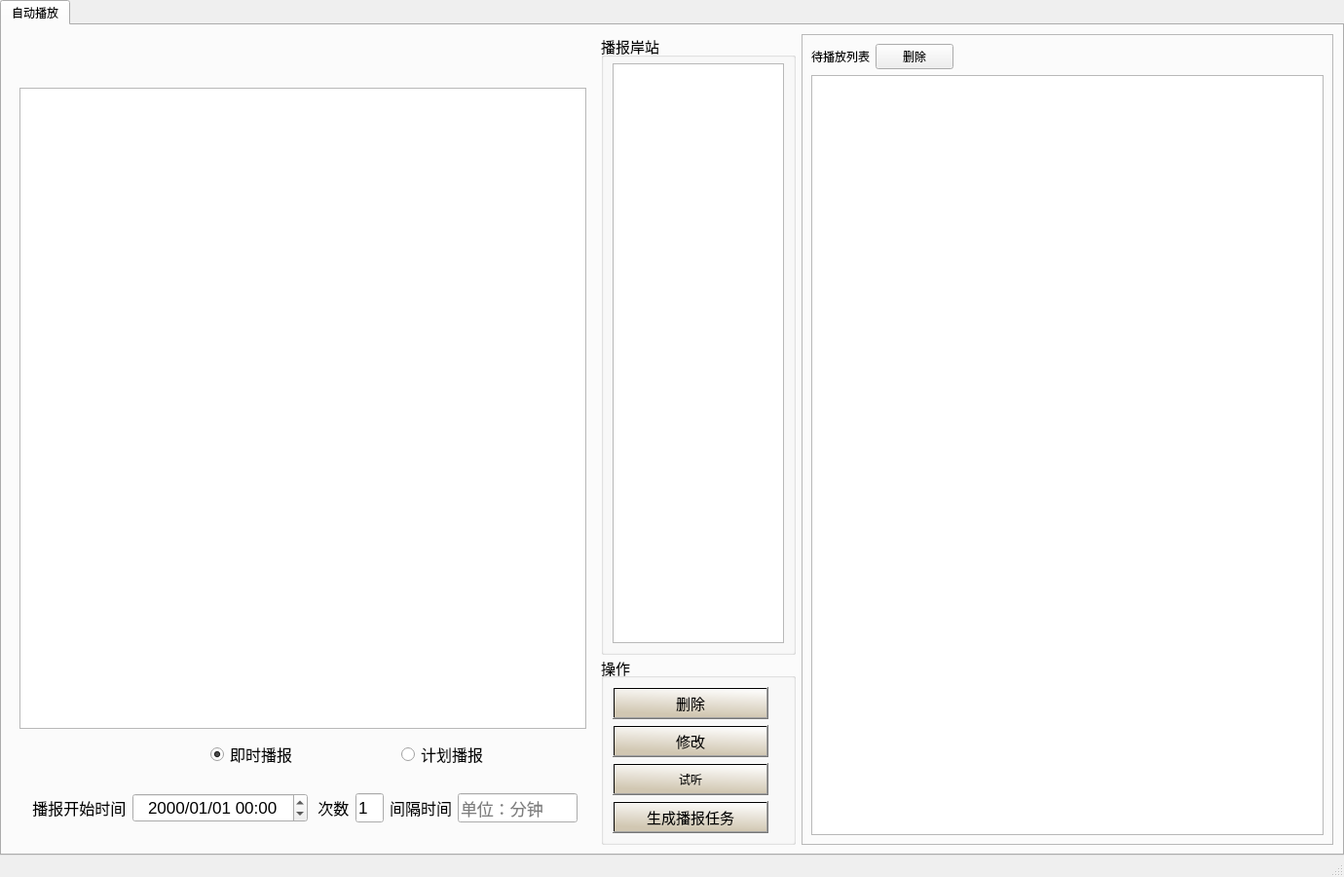
<?xml version="1.0" encoding="UTF-8"?>
<ui version="4.0">
 <class>ControlWindow</class>
 <widget class="QMainWindow" name="ControlWindow">
  <property name="geometry">
   <rect>
    <x>0</x>
    <y>0</y>
    <width>1380</width>
    <height>900</height>
   </rect>
  </property>
  <property name="windowTitle">
   <string>VHF Voice Communication System</string>
  </property>
  <property name="windowIcon">
   <iconset theme=":ico/phoneBlack">
    <normaloff>Resource/phoneBlack.png</normaloff>Resource/phoneBlack.png</iconset>
  </property>
  <property name="styleSheet">
   <string notr="true">QTableView::item::selected{
	background-color:blue;
	color:white;
}

QTableView::item{
	height:50px;
}</string>
  </property>
  <widget class="QWidget" name="centralwidget">
   <layout class="QGridLayout" name="gridLayout">
    <property name="leftMargin">
     <number>0</number>
    </property>
    <property name="topMargin">
     <number>0</number>
    </property>
    <property name="rightMargin">
     <number>0</number>
    </property>
    <property name="bottomMargin">
     <number>0</number>
    </property>
    <item row="0" column="0">
     <widget class="QTabWidget" name="groupTabWidget">
      <property name="currentIndex">
       <number>0</number>
      </property>
      <widget class="QWidget" name="tab">
       <attribute name="title">
        <string>自动播放</string>
       </attribute>
       <layout class="QHBoxLayout" name="horizontalLayout">
        <item>
         <widget class="QWidget" name="widget_3" native="true">
          <property name="maximumSize">
           <size>
            <width>600</width>
            <height>16777215</height>
           </size>
          </property>
          <layout class="QVBoxLayout" name="verticalLayout_4">
           <item>
            <widget class="QWidget" name="widget_2" native="true">
             <property name="minimumSize">
              <size>
               <width>0</width>
               <height>40</height>
              </size>
             </property>
             <property name="maximumSize">
              <size>
               <width>16777215</width>
               <height>40</height>
              </size>
             </property>
             <layout class="QHBoxLayout" name="horizontalLayout_6">
              <property name="spacing">
               <number>0</number>
              </property>
              <property name="leftMargin">
               <number>0</number>
              </property>
              <property name="topMargin">
               <number>0</number>
              </property>
              <property name="rightMargin">
               <number>0</number>
              </property>
              <property name="bottomMargin">
               <number>0</number>
              </property>
              <item>
               <spacer name="horizontalSpacer_3">
                <property name="orientation">
                 <enum>Qt::Horizontal</enum>
                </property>
                <property name="sizeHint" stdset="0">
                 <size>
                  <width>483</width>
                  <height>20</height>
                 </size>
                </property>
               </spacer>
              </item>
              <item>
               <widget class="Volume" name="volume" native="true">
                <property name="minimumSize">
                 <size>
                  <width>350</width>
                  <height>0</height>
                 </size>
                </property>
               </widget>
              </item>
             </layout>
            </widget>
           </item>
           <item>
            <widget class="QTableWidget" name="qTableWidget">
             <property name="alternatingRowColors">
              <bool>true</bool>
             </property>
             <property name="selectionMode">
              <enum>QAbstractItemView::SingleSelection</enum>
             </property>
             <property name="selectionBehavior">
              <enum>QAbstractItemView::SelectRows</enum>
             </property>
            </widget>
           </item>
           <item>
            <widget class="QWidget" name="widget" native="true">
             <property name="minimumSize">
              <size>
               <width>0</width>
               <height>40</height>
              </size>
             </property>
             <property name="maximumSize">
              <size>
               <width>16777215</width>
               <height>40</height>
              </size>
             </property>
             <layout class="QHBoxLayout" name="horizontalLayout_13">
              <property name="spacing">
               <number>6</number>
              </property>
              <property name="leftMargin">
               <number>0</number>
              </property>
              <property name="topMargin">
               <number>0</number>
              </property>
              <property name="rightMargin">
               <number>0</number>
              </property>
              <property name="bottomMargin">
               <number>0</number>
              </property>
              <item>
               <widget class="QLabel" name="label">
                <property name="minimumSize">
                 <size>
                  <width>0</width>
                  <height>40</height>
                 </size>
                </property>
                <property name="maximumSize">
                 <size>
                  <width>16777215</width>
                  <height>40</height>
                 </size>
                </property>
                <property name="font">
                 <font>
                  <family>Agency FB</family>
                  <pointsize>12</pointsize>
                 </font>
                </property>
                <property name="text">
                 <string/>
                </property>
               </widget>
              </item>
              <item>
               <widget class="QRadioButton" name="im_broad_btn">
                <property name="font">
                 <font>
                  <family>Agency FB</family>
                  <pointsize>12</pointsize>
                 </font>
                </property>
                <property name="text">
                 <string>即时播报</string>
                </property>
                <property name="checked">
                 <bool>true</bool>
                </property>
                <attribute name="buttonGroup">
                 <string notr="true">broad_grp</string>
                </attribute>
               </widget>
              </item>
              <item>
               <widget class="QRadioButton" name="plan_broad_btn">
                <property name="font">
                 <font>
                  <family>Agency FB</family>
                  <pointsize>12</pointsize>
                 </font>
                </property>
                <property name="text">
                 <string>计划播报</string>
                </property>
                <attribute name="buttonGroup">
                 <string notr="true">broad_grp</string>
                </attribute>
               </widget>
              </item>
             </layout>
            </widget>
           </item>
           <item>
            <widget class="QWidget" name="plan_widget" native="true">
             <property name="minimumSize">
              <size>
               <width>0</width>
               <height>40</height>
              </size>
             </property>
             <layout class="QHBoxLayout" name="horizontalLayout_3">
              <item>
               <widget class="QLabel" name="label_b_time">
                <property name="minimumSize">
                 <size>
                  <width>0</width>
                  <height>40</height>
                 </size>
                </property>
                <property name="maximumSize">
                 <size>
                  <width>16777215</width>
                  <height>40</height>
                 </size>
                </property>
                <property name="font">
                 <font>
                  <pointsize>12</pointsize>
                 </font>
                </property>
                <property name="text">
                 <string> 播报开始时间</string>
                </property>
               </widget>
              </item>
              <item>
               <widget class="QDateTimeEdit" name="task_start_time">
                <property name="minimumSize">
                 <size>
                  <width>180</width>
                  <height>30</height>
                 </size>
                </property>
                <property name="maximumSize">
                 <size>
                  <width>16777215</width>
                  <height>30</height>
                 </size>
                </property>
                <property name="font">
                 <font>
                  <pointsize>13</pointsize>
                 </font>
                </property>
                <property name="layoutDirection">
                 <enum>Qt::LeftToRight</enum>
                </property>
                <property name="alignment">
                 <set>Qt::AlignCenter</set>
                </property>
                <property name="displayFormat">
                 <string>yyyy/MM/dd HH:mm</string>
                </property>
                <property name="calendarPopup">
                 <bool>false</bool>
                </property>
               </widget>
              </item>
              <item>
               <widget class="QLabel" name="label_times">
                <property name="minimumSize">
                 <size>
                  <width>0</width>
                  <height>40</height>
                 </size>
                </property>
                <property name="maximumSize">
                 <size>
                  <width>16777215</width>
                  <height>40</height>
                 </size>
                </property>
                <property name="font">
                 <font>
                  <pointsize>12</pointsize>
                 </font>
                </property>
                <property name="text">
                 <string> 次数</string>
                </property>
               </widget>
              </item>
              <item>
               <widget class="QLineEdit" name="times">
                <property name="minimumSize">
                 <size>
                  <width>0</width>
                  <height>30</height>
                 </size>
                </property>
                <property name="maximumSize">
                 <size>
                  <width>60</width>
                  <height>30</height>
                 </size>
                </property>
                <property name="font">
                 <font>
                  <pointsize>13</pointsize>
                 </font>
                </property>
                <property name="text">
                 <string>1</string>
                </property>
               </widget>
              </item>
              <item>
               <widget class="QLabel" name="label_gap">
                <property name="minimumSize">
                 <size>
                  <width>0</width>
                  <height>40</height>
                 </size>
                </property>
                <property name="maximumSize">
                 <size>
                  <width>16777215</width>
                  <height>40</height>
                 </size>
                </property>
                <property name="font">
                 <font>
                  <pointsize>12</pointsize>
                 </font>
                </property>
                <property name="text">
                 <string>间隔时间</string>
                </property>
               </widget>
              </item>
              <item>
               <widget class="QLineEdit" name="time_interval">
                <property name="minimumSize">
                 <size>
                  <width>0</width>
                  <height>30</height>
                 </size>
                </property>
                <property name="maximumSize">
                 <size>
                  <width>16777215</width>
                  <height>30</height>
                 </size>
                </property>
                <property name="font">
                 <font>
                  <pointsize>13</pointsize>
                 </font>
                </property>
                <property name="text">
                 <string/>
                </property>
                <property name="placeholderText">
                 <string>单位：分钟</string>
                </property>
               </widget>
              </item>
             </layout>
            </widget>
           </item>
          </layout>
         </widget>
        </item>
        <item>
         <widget class="QWidget" name="widget_4" native="true">
          <property name="minimumSize">
           <size>
            <width>200</width>
            <height>0</height>
           </size>
          </property>
          <property name="maximumSize">
           <size>
            <width>200</width>
            <height>16777215</height>
           </size>
          </property>
          <layout class="QVBoxLayout" name="verticalLayout_7">
           <property name="spacing">
            <number>0</number>
           </property>
           <property name="leftMargin">
            <number>0</number>
           </property>
           <property name="topMargin">
            <number>0</number>
           </property>
           <property name="rightMargin">
            <number>0</number>
           </property>
           <property name="bottomMargin">
            <number>0</number>
           </property>
           <item>
            <widget class="QGroupBox" name="groupBox">
             <property name="font">
              <font>
               <pointsize>11</pointsize>
              </font>
             </property>
             <property name="focusPolicy">
              <enum>Qt::NoFocus</enum>
             </property>
             <property name="styleSheet">
              <string notr="true"/>
             </property>
             <property name="title">
              <string>播报岸站</string>
             </property>
             <layout class="QVBoxLayout" name="verticalLayout">
              <property name="leftMargin">
               <number>9</number>
              </property>
              <property name="topMargin">
               <number>6</number>
              </property>
              <item>
               <widget class="QTreeView" name="treeView"/>
              </item>
             </layout>
            </widget>
           </item>
           <item>
            <widget class="QGroupBox" name="groupBox_2">
             <property name="minimumSize">
              <size>
               <width>0</width>
               <height>150</height>
              </size>
             </property>
             <property name="maximumSize">
              <size>
               <width>16777215</width>
               <height>300</height>
              </size>
             </property>
             <property name="font">
              <font>
               <pointsize>11</pointsize>
              </font>
             </property>
             <property name="styleSheet">
              <string notr="true"/>
             </property>
             <property name="title">
              <string>操作</string>
             </property>
             <property name="alignment">
              <set>Qt::AlignLeading|Qt::AlignLeft|Qt::AlignVCenter</set>
             </property>
             <layout class="QVBoxLayout" name="verticalLayout_2">
              <item>
               <widget class="QPushButton" name="DeleteBtn">
                <property name="minimumSize">
                 <size>
                  <width>0</width>
                  <height>33</height>
                 </size>
                </property>
                <property name="maximumSize">
                 <size>
                  <width>160</width>
                  <height>16777215</height>
                 </size>
                </property>
                <property name="font">
                 <font>
                  <pointsize>11</pointsize>
                 </font>
                </property>
                <property name="styleSheet">
                 <string notr="true">background:qlineargradient(spread:pad, x1:0.79, y1:0.983, x2:1, y2:0.0109091, stop:0 rgba(209, 199, 178, 255), stop:1 rgba(255, 255, 255, 255))</string>
                </property>
                <property name="text">
                 <string>删除</string>
                </property>
               </widget>
              </item>
              <item>
               <widget class="QPushButton" name="ChangeBtn">
                <property name="minimumSize">
                 <size>
                  <width>160</width>
                  <height>33</height>
                 </size>
                </property>
                <property name="maximumSize">
                 <size>
                  <width>160</width>
                  <height>16777215</height>
                 </size>
                </property>
                <property name="font">
                 <font>
                  <pointsize>11</pointsize>
                 </font>
                </property>
                <property name="styleSheet">
                 <string notr="true">background:qlineargradient(spread:pad, x1:0.79, y1:0.983, x2:1, y2:0.0109091, stop:0 rgba(209, 199, 178, 255), stop:1 rgba(255, 255, 255, 255))</string>
                </property>
                <property name="text">
                 <string>修改</string>
                </property>
               </widget>
              </item>
              <item>
               <widget class="QPushButton" name="play">
                <property name="minimumSize">
                 <size>
                  <width>160</width>
                  <height>33</height>
                 </size>
                </property>
                <property name="maximumSize">
                 <size>
                  <width>160</width>
                  <height>16777215</height>
                 </size>
                </property>
                <property name="styleSheet">
                 <string notr="true">background:qlineargradient(spread:pad, x1:0.79, y1:0.983, x2:1, y2:0.0109091, stop:0 rgba(209, 199, 178, 255), stop:1 rgba(255, 255, 255, 255))</string>
                </property>
                <property name="text">
                 <string>试听</string>
                </property>
               </widget>
              </item>
              <item>
               <widget class="QPushButton" name="SendBtn">
                <property name="minimumSize">
                 <size>
                  <width>0</width>
                  <height>33</height>
                 </size>
                </property>
                <property name="maximumSize">
                 <size>
                  <width>160</width>
                  <height>16777215</height>
                 </size>
                </property>
                <property name="font">
                 <font>
                  <pointsize>11</pointsize>
                 </font>
                </property>
                <property name="styleSheet">
                 <string notr="true">background:qlineargradient(spread:pad, x1:0.79, y1:0.983, x2:1, y2:0.0109091, stop:0 rgba(209, 199, 178, 255), stop:1 rgba(255, 255, 255, 255))</string>
                </property>
                <property name="text">
                 <string>生成播报任务</string>
                </property>
               </widget>
              </item>
             </layout>
            </widget>
           </item>
          </layout>
         </widget>
        </item>
        <item>
         <widget class="QFrame" name="frame">
          <property name="frameShape">
           <enum>QFrame::StyledPanel</enum>
          </property>
          <property name="frameShadow">
           <enum>QFrame::Raised</enum>
          </property>
          <layout class="QVBoxLayout" name="verticalLayout_3">
           <item>
            <layout class="QHBoxLayout" name="horizontalLayout_2">
             <item>
              <widget class="QLabel" name="label_2">
               <property name="text">
                <string>待播放列表</string>
               </property>
              </widget>
             </item>
             <item>
              <widget class="QPushButton" name="task_del">
               <property name="text">
                <string>删除</string>
               </property>
              </widget>
             </item>
             <item>
              <spacer name="horizontalSpacer">
               <property name="orientation">
                <enum>Qt::Horizontal</enum>
               </property>
               <property name="sizeHint" stdset="0">
                <size>
                 <width>40</width>
                 <height>20</height>
                </size>
               </property>
              </spacer>
             </item>
            </layout>
           </item>
           <item>
            <widget class="QTableWidget" name="tableWidget"/>
           </item>
          </layout>
         </widget>
        </item>
       </layout>
      </widget>
     </widget>
    </item>
   </layout>
  </widget>
  <widget class="QMenuBar" name="menubar">
   <property name="geometry">
    <rect>
     <x>0</x>
     <y>0</y>
     <width>1380</width>
     <height>23</height>
    </rect>
   </property>
  </widget>
  <widget class="QStatusBar" name="statusbar"/>
 </widget>
 <customwidgets>
  <customwidget>
   <class>Volume</class>
   <extends>QWidget</extends>
   <header location="global">volume.h</header>
   <container>1</container>
  </customwidget>
 </customwidgets>
 <resources/>
 <connections/>
 <buttongroups>
  <buttongroup name="broad_grp"/>
 </buttongroups>
</ui>
